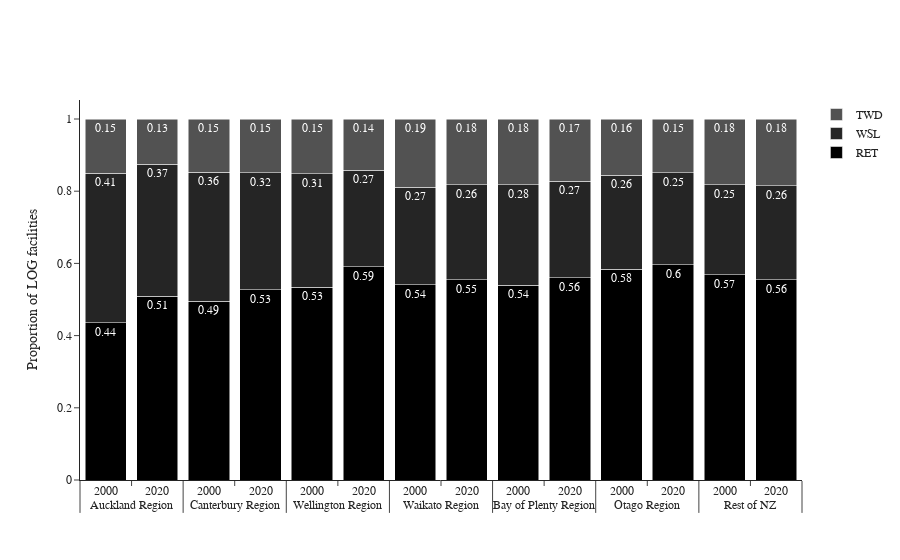

This figure's notebook cell:
### Code cell
fig = go.Figure()
fig.layout.font.family = 'Serif'

fig.update_layout(
    template="simple_white",
    #xaxis=dict(title_text="Facility Type"),
    yaxis=dict(title_text="Proportion of LOG facilities"),
    barmode="stack",
)


colors = ["rgb(0,0,0)", 'rgb(37,37,37)','rgb(82,82,82)', 'rgb(115,115,115)','rgb(150,150,150)','rgb(189,189,189)', 'rgb(217,217,217)','rgb(240,240,240)']

for r, c in zip(df.facType.unique(), colors):
    plot_df = df[df.facType == r]
    fig.add_trace(
        go.Bar(x=[plot_df.area, plot_df.year], y=plot_df.prop, name=r, marker_color=c,text = round(plot_df.prop,2), textposition = 'auto'),
    )

fig

### Figure 1 — Plotly figure (JSON) as saved in the notebook; plotly's stock layout.template omitted (floating-point values rounded to 4 significant figures)
{"data": [{"marker": {"color": "rgb(0,0,0)"}, "name": "RET", "text": [0.44, 0.51, 0.49, 0.53, 0.53, 0.59, 0.54, 0.55, 0.54, 0.56, 0.58, 0.6, 0.57, 0.56], "textposition": "auto", "type": "bar", "x": [["Auckland Region", "Auckland Region", "Canterbury Region", "Canterbury Region", "Wellington Region", "Wellington Region", "Waikato Region", "Waikato Region", "Bay of Plenty Region", "Bay of Plenty Region", "Otago Region", "Otago Region", "Rest of NZ", "Rest of NZ"], [2000, 2020, 2000, 2020, 2000, 2020, 2000, 2020, 2000, 2020, 2000, 2020, 2000, 2020]], "y": [0.4354, 0.5088, 0.4949, 0.5268, 0.534, 0.5907, 0.5414, 0.555, 0.5389, 0.5606, 0.5839, 0.5964, 0.5681, 0.5553]}, {"marker": {"color": "rgb(37,37,37)"}, "name": "WSL", "text": [0.41, 0.37, 0.36, 0.32, 0.31, 0.27, 0.27, 0.26, 0.28, 0.27, 0.26, 0.25, 0.25, 0.26], "textposition": "auto", "type": "bar", "x": [["Auckland Region", "Auckland Region", "Canterbury Region", "Canterbury Region", "Wellington Region", "Wellington Region", "Waikato Region", "Waikato Region", "Bay of Plenty Region", "Bay of Plenty Region", "Otago Region", "Otago Region", "Rest of NZ", "Rest of NZ"], [2000, 2020, 2000, 2020, 2000, 2020, 2000, 2020, 2000, 2020, 2000, 2020, 2000, 2020]], "y": [0.4142, 0.3654, 0.3578, 0.3243, 0.3137, 0.2668, 0.2696, 0.2628, 0.2791, 0.2672, 0.2599, 0.2547, 0.2505, 0.2601]}, {"marker": {"color": "rgb(82,82,82)"}, "name": "TWD", "text": [0.15, 0.13, 0.15, 0.15, 0.15, 0.14, 0.19, 0.18, 0.18, 0.17, 0.16, 0.15, 0.18, 0.18], "textposition": "auto", "type": "bar", "x": [["Auckland Region", "Auckland Region", "Canterbury Region", "Canterbury Region", "Wellington Region", "Wellington Region", "Waikato Region", "Waikato Region", "Bay of Plenty Region", "Bay of Plenty Region", "Otago Region", "Otago Region", "Rest of NZ", "Rest of NZ"], [2000, 2020, 2000, 2020, 2000, 2020, 2000, 2020, 2000, 2020, 2000, 2020, 2000, 2020]], "y": [0.1504, 0.1259, 0.1473, 0.1488, 0.1522, 0.1425, 0.189, 0.1822, 0.182, 0.1723, 0.1562, 0.1488, 0.1814, 0.1846]}], "layout": {"barmode": "stack", "font": {"family": "Serif"}, "yaxis": {"title": {"text": "Proportion of LOG facilities"}}}}
